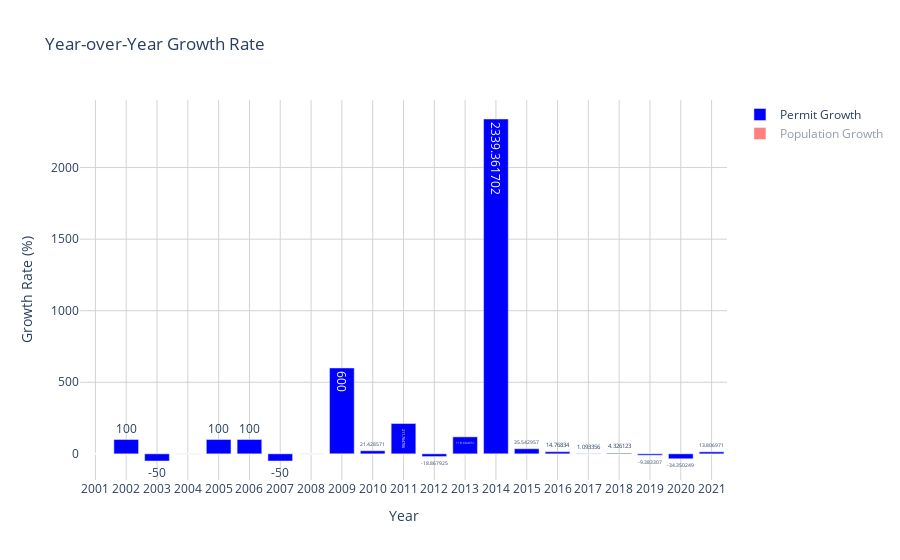

The cell this chart's notebook holds for it:
### Code cell
import plotly.graph_objs as go
import pandas as pd

# Provided data as a DataFrame
data = {
    'year': [2001, 2002, 2003, 2004, 2005, 2006, 2007, 2008, 2009, 2010, 2011, 2012, 2013, 2014, 2015, 2016, 2017, 2018, 2019, 2020, 2021],
    'building_permit_count': [1, 2, 1, 1, 2, 4, 2, 2, 14, 17, 53, 43, 94, 2293, 3108, 3567, 3606, 3762, 3409, 2238, 2547],
    'population': [55398, 60415, 65954, 71425, 76034, 80154, 85366, 89937, 94247, 97623, 100240, 107578, 118711, 127975, 136872, 146096, 159141, 170317, 178994, 183628, 169860],
    'permit_growth': [None, 100.0, -50.0, 0.0, 100.0, 100.0, -50.0, 0.0, 600.0, 21.428571, 211.764706, -18.867925, 118.604651, 2339.361702, 35.542957, 14.76834, 1.093356, 4.326123, -9.383307, -34.350249, 13.806971],
    'population_growth': [None, 9.056284, 9.168253, 8.295175, 6.452923, 5.418629, 6.502483, 5.354591, 4.792243, 3.582077, 2.680721, 7.320431, 10.348770, 7.803826, 6.952139, 6.739143, 8.929060, 7.022703, 5.094618, 2.588914, -7.497767]
}

analysis_df = pd.DataFrame(data)

# Create the plot
fig = go.Figure()

# Add permit growth bars
fig.add_trace(go.Bar(
    x=analysis_df['year'],
    y=analysis_df['permit_growth'],
    name='Permit Growth',
    marker_color='blue',
    text=analysis_df['permit_growth'],
    textposition='auto',
    hovertemplate='Year: %{x}<br>Permit Growth: %{y:.2f}%<extra></extra>'
))

# Add population growth bars
fig.add_trace(go.Bar(
    x=analysis_df['year'],
    y=analysis_df['population_growth'],
    name='Population Growth',
    marker_color='red',
    text=analysis_df['population_growth'],
    textposition='auto',
    hovertemplate='Year: %{x}<br>Population Growth: %{y:.2f}%<extra></extra>'
))

fig.update_layout(
    title='Year-over-Year Growth Rate',
    xaxis_title='Year',
    yaxis_title='Growth Rate (%)',
    barmode='group',
    plot_bgcolor='white',
    xaxis=dict(
        tickmode='linear',
        tick0=2001,
        dtick=1,
        showgrid=True,
        gridcolor='lightgrey'
    ),
    yaxis=dict(showgrid=True, gridcolor='lightgrey')
)

fig.show()

### Figure 1 — Plotly figure (JSON) as saved in the notebook; plotly's stock layout.template omitted (floating-point values rounded to 4 significant figures)
{"data": [{"hovertemplate": "Year: %{x}<br>Permit Growth: %{y:.2f}%<extra></extra>", "marker": {"color": "blue"}, "name": "Permit Growth", "text": [null, 100, -50, 0, 100, 100, -50, 0, 600, 21.43, 211.8, -18.87, 118.6, 2339.0, 35.54, 14.77, 1.093, 4.326, -9.383, -34.35, 13.81], "textposition": "auto", "type": "bar", "visible": true, "x": [2001, 2002, 2003, 2004, 2005, 2006, 2007, 2008, 2009, 2010, 2011, 2012, 2013, 2014, 2015, 2016, 2017, 2018, 2019, 2020, 2021], "y": [null, 100, -50, 0, 100, 100, -50, 0, 600, 21.43, 211.8, -18.87, 118.6, 2339.0, 35.54, 14.77, 1.093, 4.326, -9.383, -34.35, 13.81]}, {"hovertemplate": "Year: %{x}<br>Population Growth: %{y:.2f}%<extra></extra>", "marker": {"color": "red"}, "name": "Population Growth", "text": [null, 9.056, 9.168, 8.295, 6.453, 5.419, 6.502, 5.355, 4.792, 3.582, 2.681, 7.32, 10.35, 7.804, 6.952, 6.739, 8.929, 7.023, 5.095, 2.589, -7.498], "textposition": "auto", "type": "bar", "visible": "legendonly", "x": [2001, 2002, 2003, 2004, 2005, 2006, 2007, 2008, 2009, 2010, 2011, 2012, 2013, 2014, 2015, 2016, 2017, 2018, 2019, 2020, 2021], "y": [null, 9.056, 9.168, 8.295, 6.453, 5.419, 6.502, 5.355, 4.792, 3.582, 2.681, 7.32, 10.35, 7.804, 6.952, 6.739, 8.929, 7.023, 5.095, 2.589, -7.498]}], "layout": {"autosize": true, "barmode": "group", "plot_bgcolor": "white", "title": {"text": "Year-over-Year Growth Rate"}, "xaxis": {"autorange": true, "dtick": 1, "gridcolor": "lightgrey", "range": [2000.0, 2022.0], "showgrid": true, "tick0": 2001, "tickmode": "linear", "title": {"text": "Year"}, "type": "linear"}, "yaxis": {"autorange": true, "gridcolor": "lightgrey", "range": [-182.7, 2472.0], "showgrid": true, "title": {"text": "Growth Rate (%)"}, "type": "linear"}}}
